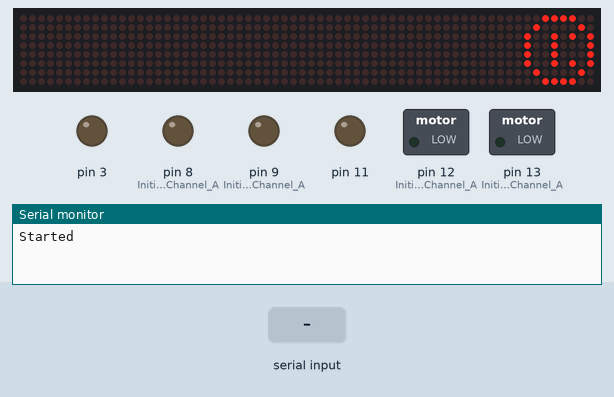
This program was run on a simulated Arduino Uno, built with avr-gcc and run on an emulated ATmega328P. On the bench: 64×8 LED matrix, switched loads named in the program (green lamp = pin HIGH), output pins drawn as LEDs (lit = HIGH), the last lines printed to the serial monitor. The test bench sets the inputs (shaded band).

Above: at 1.2 s.
1.3 s: "FORWARD" received over the second serial link
At 2.2 s:
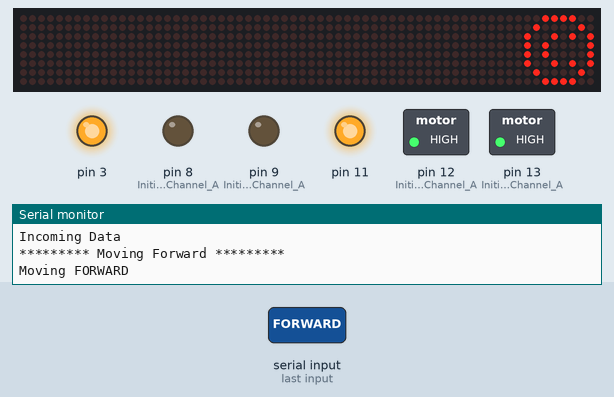
4.0 s: "BACKWARD" received over the second serial link
At 4.9 s:
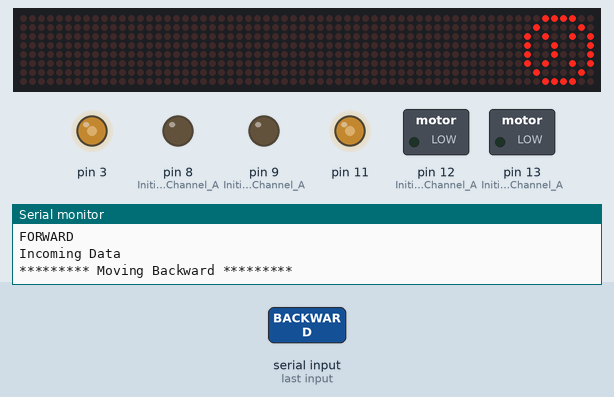
5.5 s: "FORWARD" received over the second serial link
At 9.0 s:
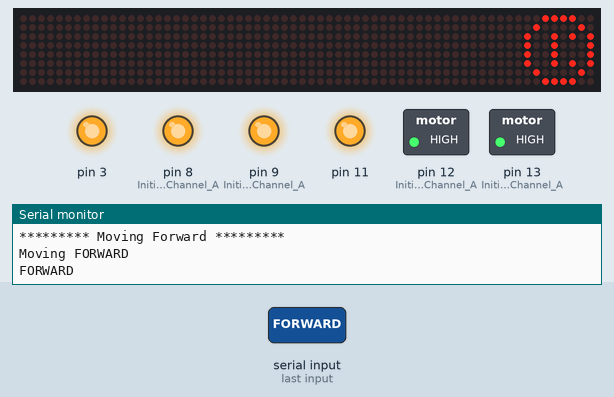
Timing chart, 0 to 10.5 s (numbered marks = the images above; inputs shaded):
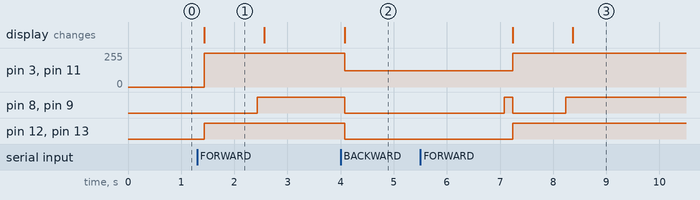

The program:

main.cpp
```cpp
#include <Arduino.h>
#include "SoftwareSerial.h"
#include <LedControl.h>

SoftwareSerial serial_connection(4, 5);//Create a serial connection with TX and RX on these pins
#define BUFFER_SIZE 64//This will prevent buffer overruns.
char inData[BUFFER_SIZE];//This is a character buffer where the data sent by the python script will go.
char inChar = -1; //Initialie the first character as nothing
int count = 0; //This is the number of lines sent in from the python script
int i = 0; //Arduinos are not the most capable chips in the world so I just create the looping variable once

//Matrix Setup
int DIN = 2;
int CS = 6;
int CLK = 7;

//Facial Expression
byte smile[8]=   {0x3c, 0x42, 0x95, 0xa1, 0xa1, 0x95, 0x42, 0x3c};
byte neutral[8]= {0x3c, 0x42, 0x95, 0x91, 0x91, 0x95, 0x42, 0x3c};
byte sad[8]=   {0x3c, 0x42, 0xa5, 0x91, 0x91, 0xa5, 0x42, 0x3c};

LedControl lc=LedControl(DIN,CLK,CS,0);

//Motor Functions
void forward(int t) {

  serial_connection.println("Moving FORWARD");
  Serial.println("Moving FORWARD");

  //forward @ full speed
  digitalWrite(12, HIGH); //Establishes forward direction of Channel A
  digitalWrite(9, LOW); //Disengage the Brake for Channel A
  analogWrite(3, 255); //Spins the motor on Channel A at full speed

  digitalWrite(13, HIGH); //Establishes forward direction of Channel B
  digitalWrite(8, LOW); //Disengage the Brake for Channel B
  analogWrite(11, 255); //Spins the motor on Channel B at full speed

  delay(t);

  digitalWrite(9, HIGH); //Eengage the Brake for Channel A
  digitalWrite(8, HIGH); //Eengage the Brake for Channel B
}

void backward(int t) {

  serial_connection.println("Moving BACKWARD");

  //backward @ half speed
  digitalWrite(12, LOW); //Establishes backward direction of Channel A
  digitalWrite(9, LOW); //Disengage the Brake for Channel A
  analogWrite(3, 123); //Spins the motor on Channel A at half speed

  //backward @ half speed
  digitalWrite(13, LOW); //Establishes backward direction of Channel B
  digitalWrite(8, LOW); //Disengage the Brake for Channel B
  analogWrite(11, 123); //Spins the motor on Channel B at half speed

  delay(3000);

  digitalWrite(9, HIGH); //Eengage the Brake for Channel A
  digitalWrite(8, HIGH); //Eengage the Brake for Channel B
}

void printByte(byte character [])
{
  int i = 0;
  for(i=0;i<8;i++)
  {
    lc.setRow(0,i,character[i]);
  }
}

void setup()
{
  Serial.begin(9600);//Initialize communications to the serial monitor in the Arduino IDE
  serial_connection.begin(9600);//Initialize communications with the bluetooth module
  serial_connection.println("Ready!!!");//Send something to just start comms. This will never be seen.
  Serial.println("Started");//Tell the serial monitor that the sketch has started.

  //Motors setup

  //Setup Channel A
  pinMode(12, OUTPUT); //Initiates Motor Channel A pin
  pinMode(9, OUTPUT); //Initiates Brake Channel A pin

  //Setup Channel B
  pinMode(13, OUTPUT); //Initiates Motor Channel A pin
  pinMode(8, OUTPUT); //Initiates Brake Channel A pin

  //Matrix Setup
  lc.shutdown(0,false);
  lc.setIntensity(0,15);      //Adjust the brightness maximum is 15
  lc.clearDisplay(0);
}

void loop()
{
  //Set smile as default
  printByte(neutral);

  //This will prevent bufferoverrun errors
  byte byte_count = serial_connection.available(); //This gets the number of bytes that were sent by the python script
  if (byte_count) //If there are any bytes then deal with them
  {
    Serial.println("Incoming Data");//Signal to the monitor that something is happening
    int first_bytes = byte_count; //initialize the number of bytes that we might handle.
    int remaining_bytes = 0; //Initialize the bytes that we may have to burn off to prevent a buffer overrun
    if (first_bytes >= BUFFER_SIZE - 1) //If the incoming byte count is more than our buffer...
    {
      remaining_bytes = byte_count - (BUFFER_SIZE - 1); //Reduce the bytes that we plan on handleing to below the buffer size
    }
    for (i = 0; i < first_bytes; i++) //Handle the number of incoming bytes
    {
      inChar = serial_connection.read(); //Read one byte
      inData[i] = inChar; //Put it into a character string(array)
    }
    inData[i] = '\0'; //This ends the character array with a null character. This signals the end of a string
    if (String(inData) == "FORWARD") //This could be any motor start string we choose from the python script
    {
      Serial.println("********* Moving Forward *********");
      printByte(smile);
      forward(1000);
    }
    else if (String(inData) == "BACKWARD") //Again this is an arbitrary choice. It would probably be something like: MOTOR_STOP
    {
      Serial.println("********* Moving Backward *********");
      printByte(sad);
      backward(1000);
    }
    for (i = 0; i < remaining_bytes; i++) //This burns off any remaining bytes that the buffer can't handle.
    {
      inChar = serial_connection.read();
    }
    Serial.println(inData);//Print to the monitor what was detected
    serial_connection.println("LeixBot received " + String(inData)); //Then send an incrmented string back to the python script
    count++;//Increment the line counter
  }
  delay(100);//Pause for a moment
}
```

Measured:
- after the input at 1.3 s, pin 3, pin 11: 0/255 → 255/255 after 0.13 s; pin 8 (Initiates_Brake_Channel_A), pin 9 (Initiates_Brake_Channel_A): LOW → HIGH after 1.1 s; pin 12 (Initiates_Motor_Channel_A), pin 13 (Initiates_Motor_Channel_A): LOW → HIGH after 0.13 s; the display: changes after 0.13 s (image 1)
- after the input at 4.0 s, pin 3, pin 11: 255/255 → 123/255 after 0.08 s; pin 8 (Initiates_Brake_Channel_A), pin 9 (Initiates_Brake_Channel_A), pin 12 (Initiates_Motor_Channel_A), pin 13 (Initiates_Motor_Channel_A): HIGH → LOW after 0.08 s; the display: changes after 0.08 s (image 2)
- after the input at 5.5 s, pin 3, pin 11: 123/255 → 255/255 after 1.7 s; pin 12 (Initiates_Motor_Channel_A), pin 13 (Initiates_Motor_Channel_A): LOW → HIGH after 1.7 s; the display: first changes after 1.7 s (image 3 shows a later state)
- what the display in image 1 shows lasts 1.2 s, from 1.4 s to 2.6 s
